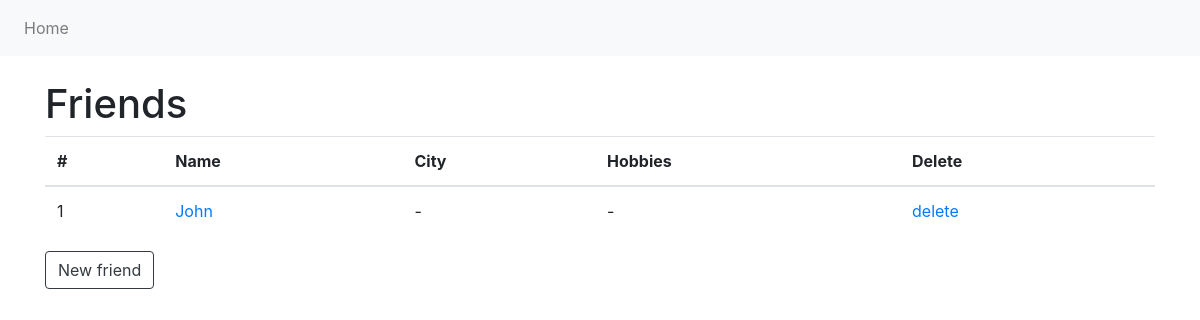
Page /manage-data/friends/list on the earlier database version.
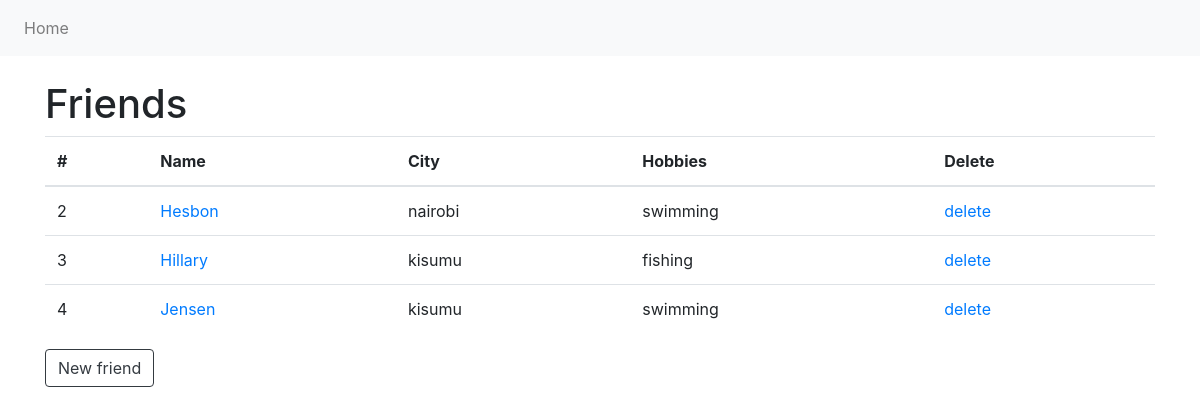
Same page on the later database version.
### app/model.py (models this page shows)
class Friend(Base):
    __tablename__ = 'friend'
    id = Column(Integer, primary_key=True)
    name = Column(String(100), server_default='')
    city_id = Column(Integer, ForeignKey('city.id'))
    city = relationship(
        'City',
        back_populates='friends',
    )
    hobbies = relationship(
        'Hobby',
        secondary=friend_mtm_hobby_table,
        back_populates='friends',
        order_by=lambda: Hobby.name,
    )

class City(Base):
    __tablename__ = 'city'
    id = Column(Integer, primary_key=True)
    name = Column(String(100), server_default='')
    friends = relationship(
        'Friend',
        back_populates='city',
        order_by=Friend.name,
    )

class Hobby(Base):
    __tablename__ = 'hobby'
    id = Column(Integer, primary_key=True)
    name = Column(String(100), server_default='')
    friends = relationship(
        'Friend',
        secondary=friend_mtm_hobby_table,
        back_populates='hobbies',
        order_by=Friend.name,
    )

### app/blueprints/manage_data/views.py (the view)
@manage_data_blueprint.route('/friends/list', methods=['GET', 'POST'])
def friends_list():
    friends = app_db.session.query(Friend).order_by(Friend.name).all()
    thead_th_items = [
        {
            'col_title': '#',
        },
        {
            'col_title': 'Name',
        },
        {
            'col_title': 'City',
        },
        {
            'col_title': 'Hobbies',
        },
        {
            'col_title': 'Delete',
        },
    ]
    tbody_tr_items = []
    for friend in friends:
        city_name = '-'
        if friend.city:
            city_name = friend.city.name
        hobby_names = '-'
        if friend.hobbies:
            hobby_names = ', '.join([x.name for x in friend.hobbies])
        tbody_tr_items.append([
            {
                'col_value': friend.id,
            },
            {
                'col_value': friend.name,
                'url': url_for('manage_data.friend_edit', friend_id=friend.id),
            },
            {
                'col_value': city_name,
            },
            {
                'col_value': hobby_names,
            },
            {
                'col_value': 'delete',
                'url': url_for('manage_data.friend_delete', friend_id=friend.id),
            }
        ])
    return render_template(
        'items_list.html',
        title='Friends',
        thead_th_items=thead_th_items,
        tbody_tr_items=tbody_tr_items,
        item_new_url=url_for('manage_data.friend_new'),
        item_new_text='New friend',
    )

### app/factory.py (called while the page is built)
def create_app():
    app = Flask(__name__)
    app.config.from_object('config.ConfigDevelopment')
    app.logger = app_logging.init_app(app)
    app_db.init_app(app)
    app.logger.debug('test debug message')
    Bootstrap(app)
    csrf = CSRFProtect()
    csrf.init_app(app)
    from .blueprints.manage_data.views import manage_data_blueprint
    app.register_blueprint(manage_data_blueprint, url_prefix='/manage-data')
    @app.teardown_appcontext
    def teardown_db(response_or_exception):
        if hasattr(app_db, 'session'):
            app_db.session.remove()
    @app.route('/')
    def index():
        friends = app_db.session.query(Friend).order_by(Friend.name).all()
        return render_template(
            'home.html',
            welcome_message='Hello world',
            friends=friends,
        )
    return app

### app/templates/items_list.html
{% extends "base.html" %}
{% block content %}
	<h1>
		{{ title }}
	</h1>
	{% if tbody_tr_items %}
	<table class="table">
		<thead>
		<tr>
			{% for thead_th_item in thead_th_items %}
			<th scope="col">
				{{ thead_th_item.col_title }}
			</th>
			{% endfor %}
		</tr>
		</thead>
		<tbody>
			{% for tbody_tr_item in tbody_tr_items %}
			<tr>
				{% for tbody_td_item in tbody_tr_item %}
				<td>
					{% if tbody_td_item.url %}
						<a href="{{ tbody_td_item.url }}">
							{{ tbody_td_item.col_value }}
						</a>
					{% else %}
						{% if tbody_td_item.col_value %}
							{{ tbody_td_item.col_value }}
						{% else %}
							-
						{% endif %}
					{% endif %}
				</td>
				{% endfor %}
			</tr>
			{% endfor %}
		</tbody>
	</table>
	{% else %}
		<p>
		No items found
		</p>
	{% endif %}
	<a class="btn btn-outline-dark" href="{{ item_new_url }}" role="button">
		{{ item_new_text }}
	</a>
{% endblock %}

### app/templates/base.html (shortened to what this page needs)
{% from 'bootstrap/nav.html' import render_nav_item %}
{% from 'bootstrap/utils.html' import render_messages %}
<!DOCTYPE html>
<html lang="en">
<head>
    {{ bootstrap.load_css() }}
</head>
<body>
    <nav class="navbar navbar-expand-lg navbar-light bg-light mb-4">
        <div class="collapse navbar-collapse" id="navbarSupportedContent">
            <ul class="navbar-nav mr-auto">
                {{ render_nav_item('index', 'Home', use_li=True) }}
            </ul>
        </div>
    </nav>
    <main class="container">
        {% block content %}{% endblock %}
    </main>
</body>
</html>

Differences in the rows shown:
removed Friend: col_value "John"
added Friend: col_value "Hesbon"
added City: col_value "nairobi"
added Hobby: col_value "swimming"
added Friend: col_value "Hillary"
added City: col_value "kisumu"
added Hobby: col_value "fishing"
added Friend: col_value "Jensen"
Other differences:
list line gone: "1 - -"
new list line: "2"
new list line: "3 delete"
new list line: "4 delete"
